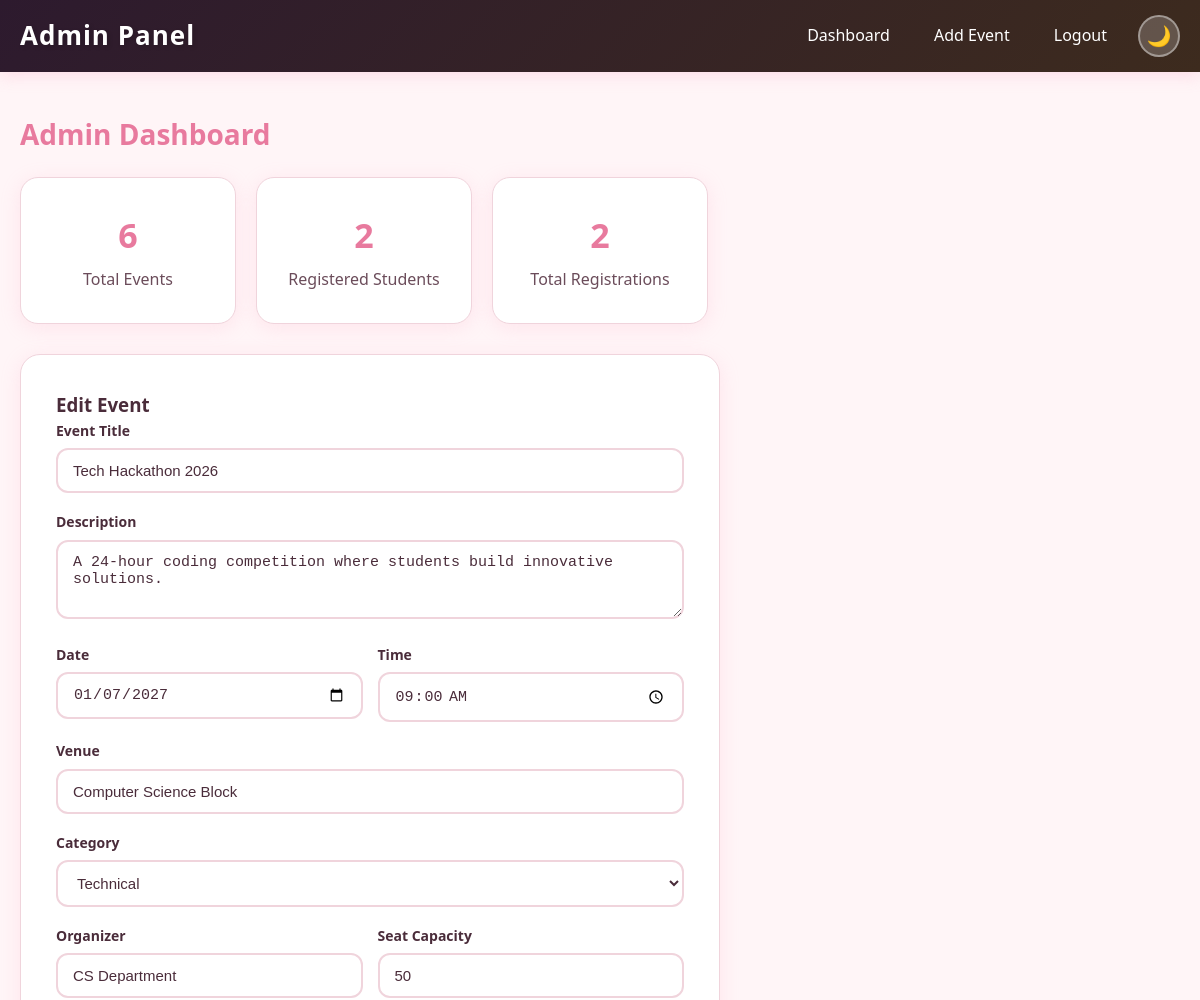
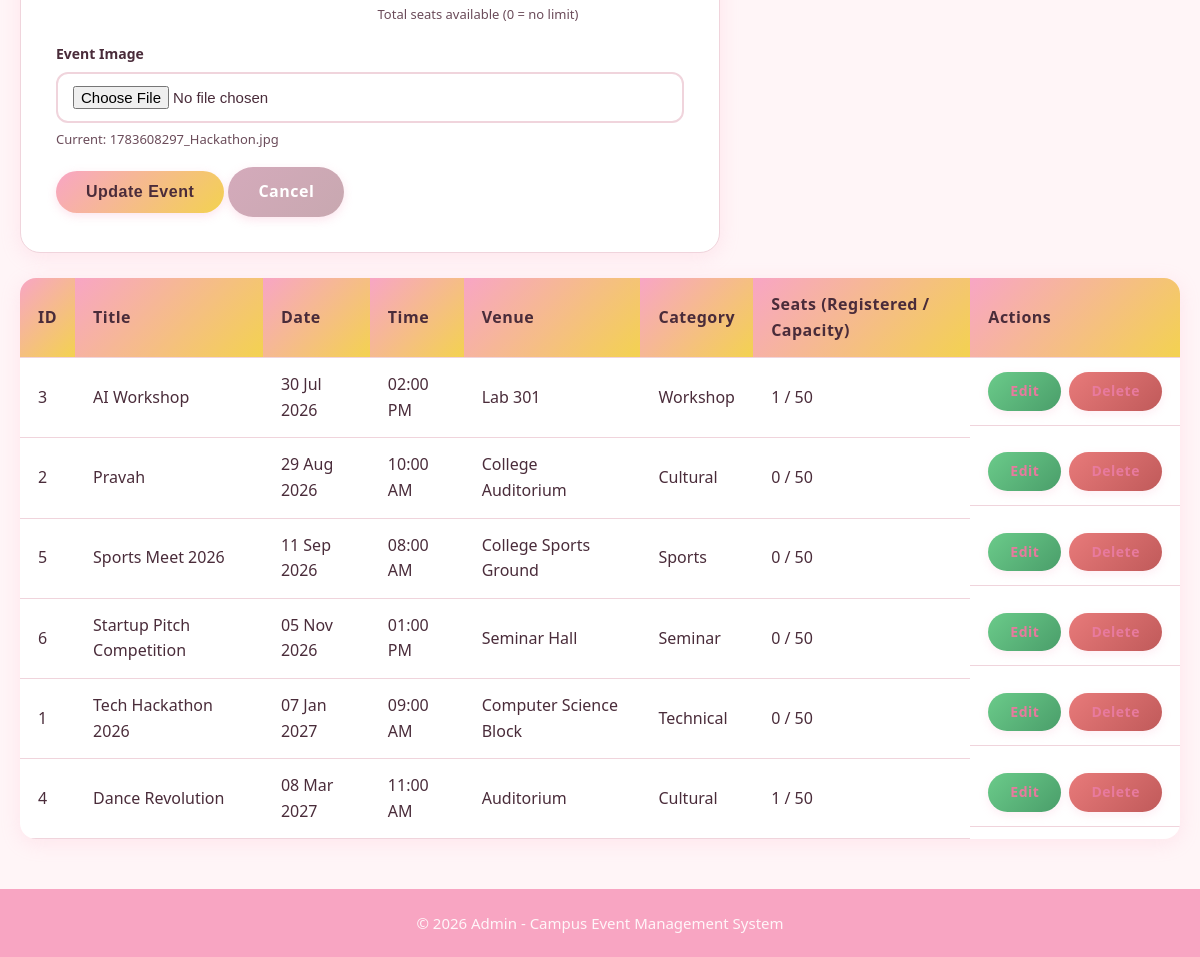
/admin/index.php?edit=1 (signed in), run on the app's committed database (2 pictures, top to bottom).
### tables this page shows
CREATE TABLE `events` (
  `id` int(11) NOT NULL,
  `title` varchar(200) NOT NULL,
  `description` text DEFAULT NULL,
  `event_date` date NOT NULL,
  `event_time` time DEFAULT NULL,
  `venue` varchar(200) DEFAULT NULL,
  `category` varchar(100) DEFAULT NULL,
  `organizer` varchar(100) DEFAULT NULL,
  `image` varchar(255) DEFAULT NULL,
  `capacity` int(10) unsigned NOT NULL DEFAULT 50,
  `created_at` timestamp NOT NULL DEFAULT current_timestamp()
);

### admin/index.php (the view, shortened to what this page needs)
<?php
include '../includes/config.php';
if (!isset($_SESSION['admin_id'])): ?>
<?php exit(); endif;
$events_result = mysqli_query($conn, "SELECT e.*, COUNT(r.id) AS registered_count FROM events e LEFT JOIN registrations r ON r.event_id = e.id GROUP BY e.id ORDER BY e.event_date ASC");
$total_events = mysqli_num_rows($events_result);
$total_users = mysqli_fetch_assoc(mysqli_query($conn, "SELECT COUNT(*) as c FROM users"))['c'];
$total_regs = mysqli_fetch_assoc(mysqli_query($conn, "SELECT COUNT(*) as c FROM registrations"))['c'];
$edit_event = null;
if (isset($_GET['edit'])) {
    $edit_id = mysqli_real_escape_string($conn, $_GET['edit']);
    $edit_event = mysqli_fetch_assoc(mysqli_query($conn, "SELECT * FROM events WHERE id='$edit_id'"));
}
$table_rows = "";
while ($ev = mysqli_fetch_assoc($events_result)) {
    $cap = isset($ev['capacity']) ? (int) $ev['capacity'] : 0;
    $seats_cell = ($cap > 0) ? (int) $ev['registered_count'] . ' / ' . $cap : (int) $ev['registered_count'] . ' / &infin;';
    $table_rows .= '<tr><td>' . $ev['id'] . '</td><td>' . $ev['title'] . '</td><td>' . date("d M Y",strtotime($ev['event_date'])) . '</td><td>' . date("h:i A",strtotime($ev['event_time'])) . '</td><td>' . $ev['venue'] . '</td><td>' . $ev['category'] . '</td><td>' . $seats_cell . '</td><td class="actions"><a href="index.php?edit=' . $ev['id'] . '" class="btn btn-small btn-edit">Edit</a> <a href="index.php?delete=' . $ev['id'] . '" class="btn btn-small btn-delete" onclick="return confirm(\'Are you sure?\')">Delete</a></td></tr>';
}
$categories = array('Technical','Cultural','Sports','Workshop','Seminar','Other');
function categoryOptions($categories, $selected = "") {
    $html = '<option value="">Select Category</option>';
    foreach ($categories as $cat) {
        $sel = ($cat == $selected) ? ' selected' : '';
        $html .= '<option value="' . $cat . '"' . $sel . '>' . $cat . '</option>';
    }
    return $html;
}
?>
<!DOCTYPE html>
<html lang="en">
<head>
    <link rel="stylesheet" href="../assets/css/style.css">
</head>
<body>
<nav class="navbar admin-nav">
    <div class="nav-container">
        <a href="index.php" class="nav-logo">Admin Panel</a>
        <ul class="nav-menu">
            <li><a href="index.php">Dashboard</a></li>
            <li><a href="index.php?add=1">Add Event</a></li>
            <li><a href="../index.php?logout=1">Logout</a></li>
            <li><button class="theme-toggle" onclick="toggleTheme()" id="theme-btn" title="Toggle">🌙</button></li>
        </ul>
    </div>
</nav>
<div class="container">
<div class="admin-dashboard">
    <h2>Admin Dashboard</h2>
    <div class="stats">
        <div class="stat-card"><h3><?= $total_events ?></h3><p>Total Events</p></div>
        <div class="stat-card"><h3><?= $total_users ?></h3><p>Registered Students</p></div>
        <div class="stat-card"><h3><?= $total_regs ?></h3><p>Total Registrations</p></div>
    </div>
    <?php if ($edit_event): ?>
    <div class="admin-form" style="margin-bottom:25px;">
        <h3>Edit Event</h3>
        <form method="POST" enctype="multipart/form-data">
            <div class="form-group"><label>Event Title</label><input type="text" name="title" value="<?= $edit_event['title'] ?>" required></div>
            <div class="form-group"><label>Description</label><textarea name="description" rows="3"><?= $edit_event['description'] ?></textarea></div>
            <div class="form-row"><div class="form-group"><label>Date</label><input type="date" name="event_date" value="<?= $edit_event['event_date'] ?>" required></div><div class="form-group"><label>Time</label><input type="time" name="event_time" value="<?= $edit_event['event_time'] ?>"></div></div>
            <div class="form-group"><label>Venue</label><input type="text" name="venue" value="<?= $edit_event['venue'] ?>"></div>
            <div class="form-group"><label>Category</label><select name="category"><?= categoryOptions($categories, $edit_event['category']) ?></select></div>
            <div class="form-row"><div class="form-group"><label>Organizer</label><input type="text" name="organizer" value="<?= $edit_event['organizer'] ?>"></div><div class="form-group"><label>Seat Capacity</label><input type="number" name="capacity" min="0" max="100000" value="<?= isset($edit_event['capacity']) ? (int) $edit_event['capacity'] : 0 ?>"><p class="current-image">Total seats available (0 = no limit)</p></div></div>
            <div class="form-group"><label>Event Image</label><input type="file" name="image"><?php if ($edit_event['image']): ?><p class="current-image">Current: <?= $edit_event['image'] ?></p><?php endif; ?></div>
            <button type="submit" name="edit_event" class="btn btn-primary">Update Event</button>
            <a href="index.php" class="btn btn-secondary">Cancel</a>
        </form>
    </div>
    <?php endif; ?>
    <table class="table admin-table">
        <tr><th>ID</th><th>Title</th><th>Date</th><th>Time</th><th>Venue</th><th>Category</th><th>Seats (Registered / Capacity)</th><th>Actions</th></tr>
        <?= $table_rows ?>
    </table>
</div>
</div>
<footer class="footer"><p>&copy; 2026 Admin - Campus Event Management System</p></footer>
</body>
</html>

### data on the page
events: title "Tech Hackathon 2026", description "A 24-hour coding competition where students build innovative solutions.", event_date "01/07/2027", event_time "09:00:00", venue "Computer Science Block", category "Technical", organizer "CS Department", capacity "50", image "1783608297_Hackathon.jpg", id "1", event_date "07 Jan 2027", event_time "09:00 AM", seats_cell "0 / 50"
events: id "3", title "AI Workshop", event_date "30 Jul 2026", event_time "02:00 PM", venue "Lab 301", category "Workshop", seats_cell "1 / 50"
events: id "2", title "Pravah", event_date "29 Aug 2026", event_time "10:00 AM", venue "College Auditorium", category "Cultural", seats_cell "0 / 50"
events: id "5", title "Sports Meet 2026", event_date "11 Sep 2026", event_time "08:00 AM", venue "College Sports Ground", category "Sports", seats_cell "0 / 50"
events: id "6", title "Startup Pitch Competition", event_date "05 Nov 2026", event_time "01:00 PM", venue "Seminar Hall", category "Seminar", seats_cell "0 / 50"
events: id "4", title "Dance Revolution", event_date "08 Mar 2027", event_time "11:00 AM", venue "Auditorium", category "Cultural", seats_cell "1 / 50"

### other printed values
$total_events "6"
$total_users "2"
$total_regs "2"
